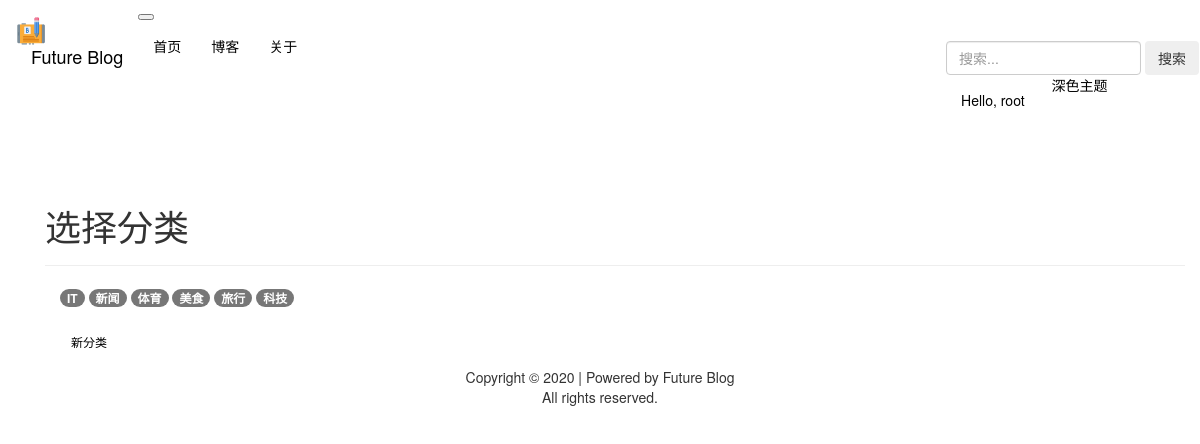
/blog/category/ (signed in), run on the app's committed database.
### app/main/models.py (models this page shows, shortened)
class User(UserMixin, db.Model):
    __tablename__ = 'users'
    id = db.Column(db.Integer, primary_key=True)
    email = db.Column(db.String(64), unique=True, index=True)
    username = db.Column(db.String(64), unique=True, index=True)
    role_id = db.Column(db.Integer, db.ForeignKey('roles.id'))
    password_hash = db.Column(db.String(128))
    name = db.Column(db.String(64))
    location = db.Column(db.String(64))
    about_me = db.Column(db.Text())
    member_since = db.Column(db.DateTime(), default=datetime.utcnow)
    last_seen = db.Column(db.DateTime(), default=datetime.utcnow)
    avatar_hash = db.Column(db.String(32))
    dark_theme = db.Column(db.Boolean, default=False)
    posts = db.relationship('Post', backref='author', lazy='dynamic')
    followed = db.relationship('Follow', foreign_keys=[Follow.follower_id],
                                backref=db.backref('follower', lazy='joined'), lazy='dynamic',
                                cascade='all, delete-orphan')
    followers = db.relationship('Follow', foreign_keys=[Follow.followed_id],
                                backref=db.backref('followed', lazy='joined'), lazy='dynamic',
                                cascade='all, delete-orphan')
    comments = db.relationship('Comment', backref='author', lazy='dynamic')
    chat_se = db.relationship('Chat', backref='author', lazy='dynamic', foreign_keys=[Chat.author_id])
    chat_re = db.relationship('Chat', backref='reciver', lazy='dynamic', foreign_keys=[Chat.reciver_id])
    unread = db.Column(db.Integer)
    likes = db.relationship('Like', backref='author', lazy='dynamic')
    favorites = db.relationship('Favorite', backref='owner', lazy='dynamic')
    @property
    def password(self):
        raise AttributeError('password is not a readable attribute')
    def can(self, perm):
        return self.role is not None and self.role.has_permission(perm)
    def ping(self):
        self.last_seen = datetime.today()
        db.session.add(self)
        db.session.commit()

class Category(db.Model):
    __tablename__ = 'categories'
    id = db.Column(db.Integer, primary_key=True)
    name = db.Column(db.String(64), unique=True)
    posts = db.relationship('Post', backref='categories', lazy='dynamic')

### app/main/views.py (the view)
@main.route('/blog/category/')
@login_required
def choose_category():
    categories = Category.query.all()
    return render_template('categories.html', categories=categories)

### app/main/__init__.py (called while the page is built)
@main.app_context_processor
def inject_permissions():
    return dict(Permission=Permission)

### app/main/models.py (called while the page is built)
@login_manager.user_loader
def load_user(user_id):
    return User.query.get(int(user_id))

    def has_permission(self, perm):
        return self.permissions & perm == perm

### blog.py (called while the page is built)
@app.before_request
def before_request():
    if current_user.is_authenticated:
        current_user.ping()

### app/templates/categories.html (shortened to what this page needs)
{% extends 'base.html' %}
{% block page_content %}
<div class="page-header">
    <h1>选择分类</h1>
</div>
<div class="container">
    {% for category in categories %}
        <a href="/blog/categories/add/{{ category.id }}/" class="badge badge-primary badge-pill badge-large">
            {{ category.name }}
        </a>
    {% endfor %}
    <br><br>
    <a href="/blog/categories/new/" class="btn btn-light btn-sm">新分类</a>
</div>
{% endblock %}

### app/templates/base.html (shortened to what this page needs)
{% extends "bootstrap/base.html" %}
{% import "bootstrap/wtf.html" as wtf %}
{% block head %}
{{ super() }}
    <link rel="stylesheet" type="text/css" href="{{ url_for('static', filename='styles.css') }}">
    <link href="https://cdn.bootcss.com/font-awesome/5.11.2/css/all.css" rel="stylesheet">
{% endblock %}
{% block navbar %}
    <nav class="navbar navbar-expand-lg {% if current_user.dark_theme %}bg-dark navbar-dark{% else %}bg-light navbar-light{% endif %}">
          <a class="navbar-brand" href="/">
            <img src="../static/favicon.png" width="30" height="30" class="d-inline-block" alt=""> &nbsp;&nbsp;&nbsp;Future Blog
          </a>
          <button class="navbar-toggler" type="button" data-toggle="collapse" data-target="#navbarNavDropdown" aria-controls="navbarText" aria-expanded="false" aria-label="Toggle navigation">
          </button>
        <div class="collapse navbar-collapse" id="navbarNavDropdown">
        <ul class="nav navbar-nav">
        <li class="nav-item">
          <a class="nav-link" href="/">首页</a>
        </li>
        <li class="nav-item">
          <a class="nav-link" href="/blog">博客</a>
        </li>
        <li class="nav-item">
          <a class="nav-link" href="/about">关于</a>
        </li>
        </ul>
      <ul class="nav navbar-nav navbar-right justify-content-end ml-auto">
        {% if current_user.is_authenticated %}
        <form class="form-inline" action="{{ url_for('main.search') }}" method="GET">
          <input class="form-control mr-sm-2" type="search" placeholder="搜索..." aria-label="Search" name="keyword" id="keyword">
          <button class="btn btn-outline-success my-2 my-sm-0" type="submit">搜索</button>
        </form>
        <a href="/change-theme" class="nav-link">{% if current_user.dark_theme == True %}浅色主题{% else %}深色主题{% endif %}</a>
            <li class="nav-item dropdown mr-lg-5">
            <a href="" class="nav-link dropdown-toggle" data-toggle="dropdown">Hello, {{ current_user.username }}</a>
            </li>
        {% else %}
        <a class="nav-link" href="{{ url_for('main.login') }}">登录</a>  <a class="nav-link" href="{{ url_for('main.register') }}">注册</a>
        {% endif %}
    </ul>
</nav>
<br>
{% endblock %}
{% block content %}
<body class="{% if current_user.dark_theme %}bg-warning text-dark{% else %}bg-white text-dark{% endif %}">
    <div class="container">
        <div class="container">
        {% block page_content %}
        {% endblock %}
        </div>
    </div>
    <footer class="container-fluid py-3 align-bottom {% if current_user.dark_theme %}bg-dark{% else %}bg-light{% endif %}">
        <p class="{% if current_user.dark_theme %}text-white{% else %}text-dark{% endif %} text-center">Copyright &copy; 2020 | Powered by Future Blog<br>All rights reserved.</p>
    </footer>
    </body>
{% endblock %}

### app/static/styles.css (style rules this page uses)
.page-header { padding-bottom: 9px; margin: 40px 0 20px; border-bottom: 1px solid #eee; }

### data on the page
User: username "root"
Category: name "IT"
Category: name "新闻"
Category: name "体育"
Category: name "美食"
Category: name "旅行"
Category: name "科技"
